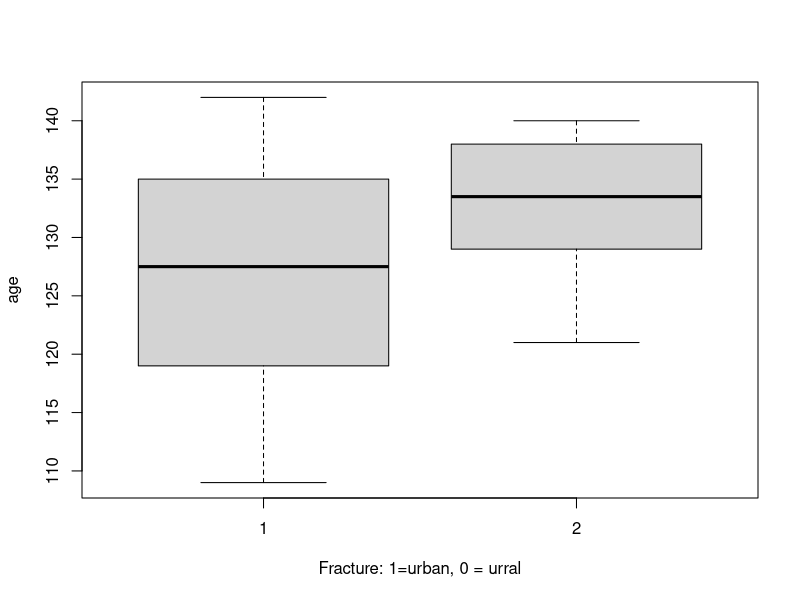
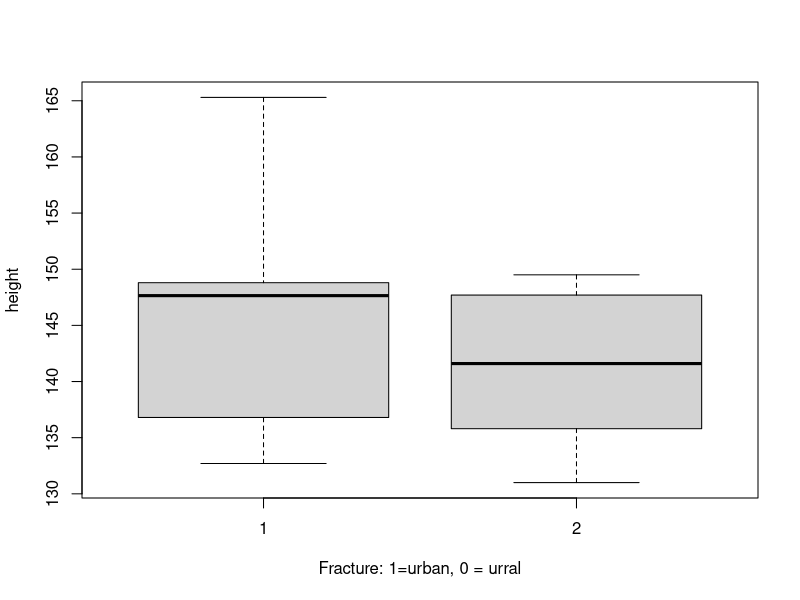

Generate these figures, in order, with R:
# tạo ra dãy số id
id <- c(1:18, 1:14)
# group 1=urban 2=rural và cần phải xác định group là một “factor”
group <- c(1,1,1,1,1,1,1,1,1,1,1,1,1,1,1,1,1,1,
               2,2,2,2,2,2,2,2,2,2,2,2,2,2)
group <- as.factor(group)
# nhập dữ liệu
age <- c(109,113,115,116,119,120,121,124,126,129,130,133,134,135,
               137,139,141,142,
               121,121,128,129,131,132,133,134,138,138,138,140,140,140)
height <- c(137.6,147.8,136.8,140.7,132.7,145.4,135.0,133.0,148.5,
                  148.3,147.5,148.8,133.2,148.7,152.0,150.6,165.3,149.9,
                  139.0,140.9,134.9,149.5,148.7,131.0,142.3,139.9,142.9,
                  147.7,147.7,134.6,135.8,148.5)
# tạo một data frame
data <- data.frame(id, group, age, height)
attach(data)
# Kiểm chứng xem giữa các nhóm học sinh có sự khác biệt với độ tuổi không
tapply(age, group, mean)
boxplot(age ~ group,
        xlab = "Fracture: 1=urban, 0 = urral", ylab = "age")
t.test(age ~ group) 
logistic <- glm(group ~ age, family = "binomial")
summary(logistic)
# Xem xét số liệu ta thấy p-value < 0.05 nên 
# đủ bằng chứng để bác bỏ H0 => chấp nhận Ha với mức ý nghĩa 5%
# nhóm học sinh nông thôn và thành thị có sự khác biệt về tuổi

#Kiểm chứng xem giữa các nhóm học sinh có sự khác biệt về chiều cao không
tapply(height, group, mean)
boxplot(height ~ group,
        xlab = "Fracture: 1=urban, 0 = urral", ylab = "height")
t.test(height ~ group) 
logistic <- glm(group ~ height, family = "binomial")
summary(logistic)
# Xem xét số liệu ta thấy p-value > 0.05 nên 
# không đủ bằng chứng bác bỏ Ho => chấp nhận Ho với mức ý nghĩa 5%
# nhóm học sinh nông thôn và thành thị có chiều cao như nhau
